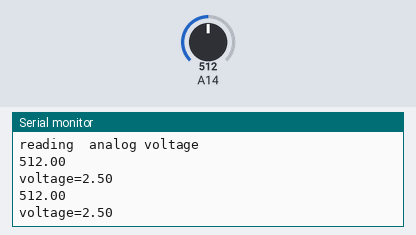
A sketch run on a simulated Arduino Mega 2560, built with avr-gcc and run on an emulated ATmega2560. Parts: the last lines printed to the serial monitor. The inputs (shaded band) are chosen by the test bench; at power-on: A14 = 512.

Above: at 2.2 s.
2.3 s: A14 set to 716
At 3.6 s:
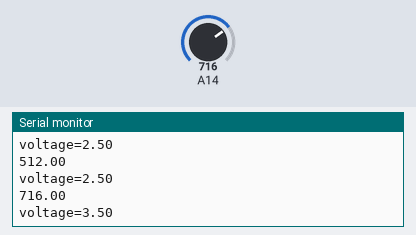
3.8 s: A14 set to 900
At 4.7 s:
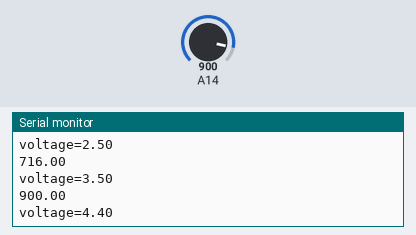
Timing chart, 0 to 6.8 s (numbered marks = the images above; inputs shaded):
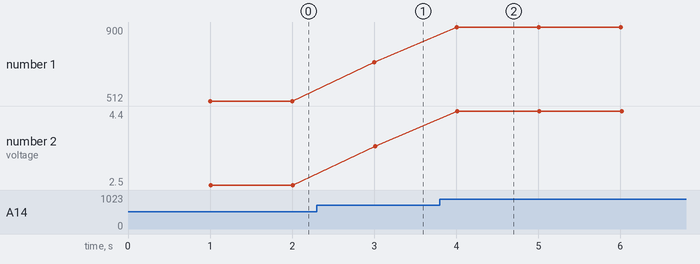

Measured:
- after the input at 2.3 s, the serial monitor: prints a new line after 0.70 s (image 1)
- after the input at 3.8 s, the serial monitor: prints a new line after 0.20 s (image 2)
- plotted number 1: 512 → 716 after the input at 2.3 s, 716 → 900 after the input at 3.8 s
- plotted number 2: 2.5 → 3.5 after the input at 2.3 s, 3.5 → 4.4 after the input at 3.8 s

The sketch:

varriable_voltage.ino
```cpp
void setup() {
Serial.begin(9600);
Serial.println("reading  analog voltage");
  delay(1000);// put your setup code here, to run once:

}

void loop() {
float a,v;
a=analogRead(A14);
Serial.println(a);
v=a*5/1023;
Serial.print("voltage="); // put your main code here, to run repeatedly:
Serial.println(v);
delay(1000);
}
```
